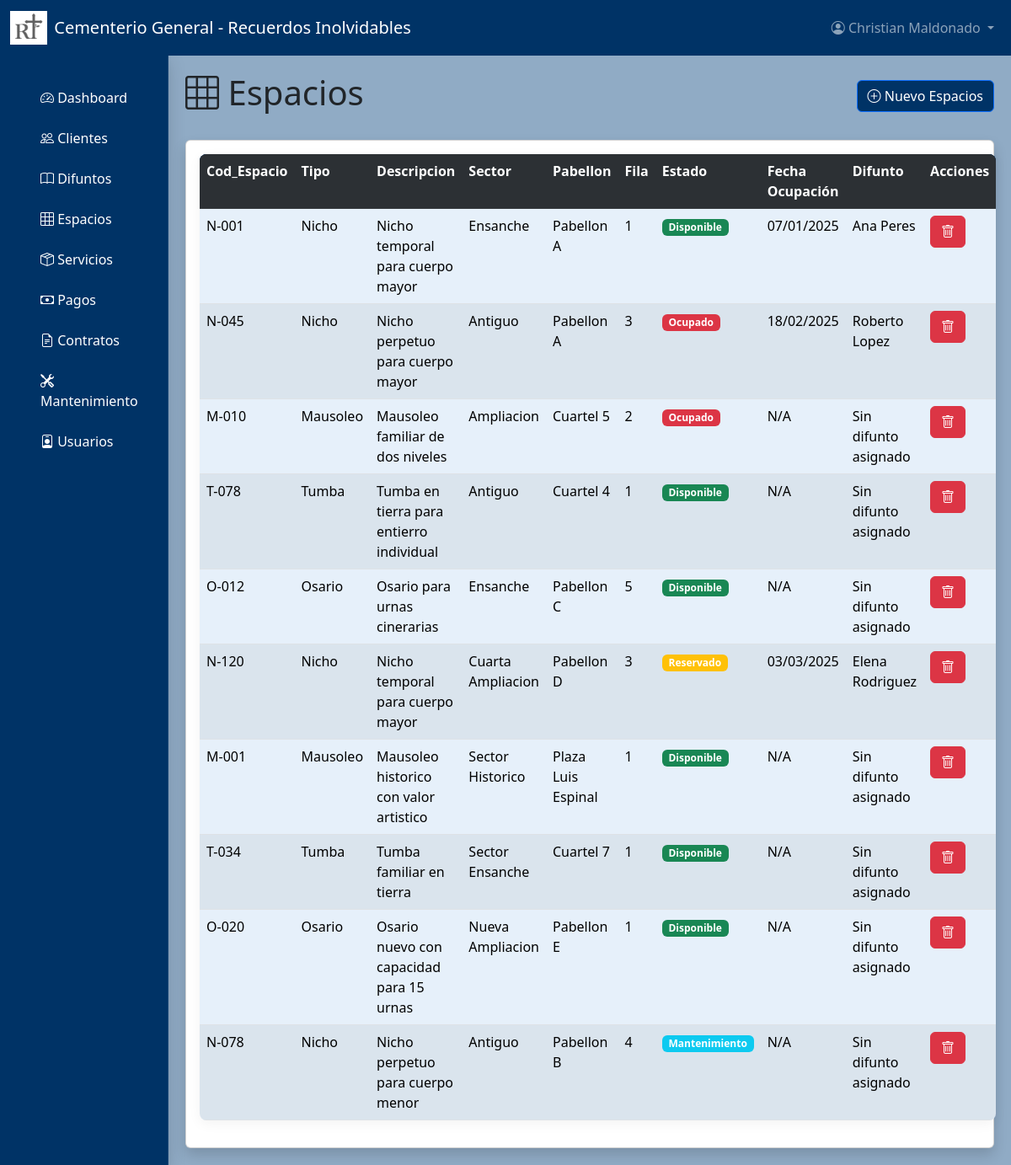
Before: /espacios/ (signed in) with the older database file.
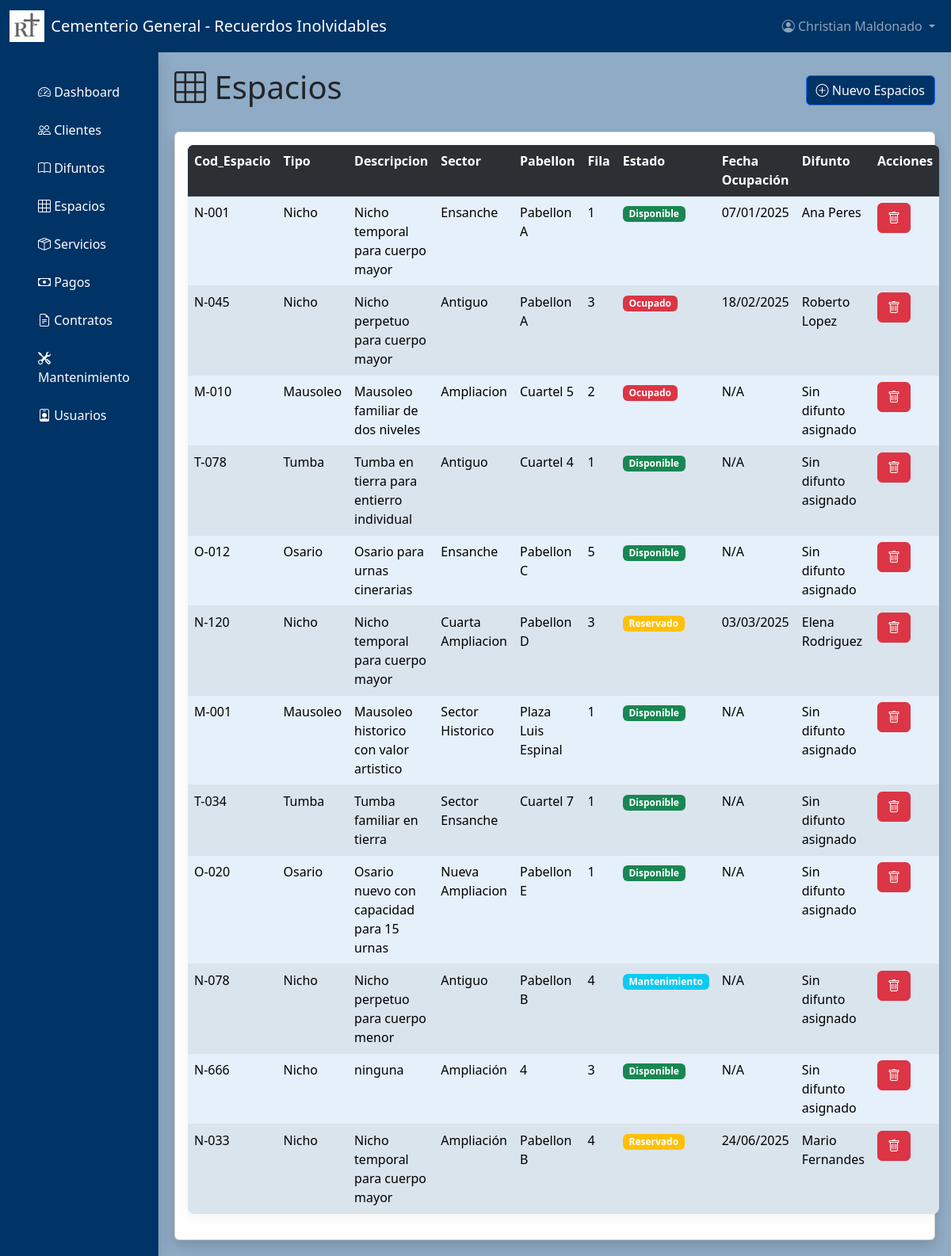
After: the same page with the newer database file.
### models/espacio_model.py (models this page shows, shortened)
class Espacio(db.Model):
    __tablename__ = "espacios"
    id = db.Column(db.Integer,primary_key=True)
    numero = db.Column(db.String,nullable=False)
    tipo = db.Column(db.String,nullable=False)
    descripcion = db.Column(db.String,nullable=False)
    sector = db.Column(db.String,nullable=False)
    pabellon = db.Column(db.String,nullable=False)
    fila = db.Column(db.String,nullable=False)
    estado = db.Column(db.String,nullable=False)
    fecha_ocupacion = db.Column(db.DateTime,nullable=True)
    difunto_id = db.Column(db.Integer,db.ForeignKey('difuntos.id') ,nullable=True)
    difunto = db.relationship('Difunto', back_populates='espacio')
    servicios = db.relationship('Servicio', back_populates='espacio')
    mantenimiento = db.relationship('Mantenimiento', back_populates='espacio')
    contratos = db.relationship('Contrato', back_populates='espacio')
    @staticmethod
    def get_all():
        return Espacio.query.all()

### models/difunto_model.py (models this page shows, shortened)
class Difunto(db.Model):
    __tablename__ = "difuntos"
    id = db.Column(db.Integer,primary_key=True)
    nombre = db.Column(db.String,nullable=False)
    genero = db.Column(db.String,nullable=False)
    fecha_nacimiento = db.Column(db.DateTime,nullable=False)
    fecha_defuncion = db.Column(db.DateTime,nullable=False)
    cedula_identidad = db.Column(db.Integer,nullable=False)
    estado_civil = db.Column(db.String,nullable=False)
    causa_muerte = db.Column(db.String,nullable=True)
    cliente_id = db.Column(db.Integer,db.ForeignKey('clientes.id') ,nullable=False)
    cliente = db.relationship('Cliente', back_populates='difunto')
    espacio = db.relationship('Espacio',back_populates='difunto')
    servicios = db.relationship('Servicio',back_populates='difunto')

### controllers/espacio_controller.py (the view)
@espacio_bp.route("/")
@login_required
def index():
    espacios = Espacio.get_all()
    return espacio_view.list(espacios)

### models/usuario_model.py (called while the page is built)
    @staticmethod
    def get_by_id(id):
        return Usuario.query.get(id)

### run.py (called while the page is built)
@login_manager.user_loader
def load_user(user_id):
    return Usuario.get_by_id(user_id)

@app.context_processor
def inject_clientes():
    if current_user.is_authenticated:
        return dict(clientes=Cliente.query.all())
    return {}

@app.context_processor
def inject_difuntos():
    if current_user.is_authenticated:
        return dict(difuntos=Difunto.query.all())
    return {}

@app.context_processor
def inject_espacios():
    if current_user.is_authenticated:
        return dict(espacios=Espacio.query.all())
    return {}

@app.context_processor
def inject_servicios():
    if current_user.is_authenticated:
        return dict(servicios=Servicio.query.all())
    return {}

@app.context_processor
def inject_servicios():
    if current_user.is_authenticated:
        return dict(servicios=Servicio.query.all())
    return {}

@app.context_processor
def inject_common_variables():
    if current_user.is_authenticated:
        return {
            'ingresos_totales': db.session.query(db.func.sum(Servicio.costo))
                                .filter(Servicio.estado == 'Pagado').scalar() or 0,
        }
    return {}

### templates/espacios/index.html (shortened to what this page needs)
{% extends 'dashboard.html' %}
{% block dashboard_content %}
<div class="d-flex justify-content-between align-items-center mb-4">
    <h1><i class="bi bi-grid-3x3"></i> Espacios</h1>
    <button type="button" class="btn btn-primary" data-bs-toggle="modal" data-bs-target="#ModalCrear">
        <i class="bi bi-plus-circle"></i> Nuevo Espacios
    </button>
</div>
<div class="card shadow">
    <div class="card-body">
        <table class="table table-striped">
            <tr class="table-dark">
                <th>Cod_Espacio</th>
                <th>Tipo</th>
                <th>Descripcion</th>
                <th>Sector</th>
                <th>Pabellon</th>
                <th>Fila</th>
                <th>Estado</th>
                <th>Fecha Ocupación</th>
                <th>Difunto</th>
                <th>Acciones</th>
            </tr>
            {% for item in espacios %}
            <tr>
                <td>{{ item.numero }}</td>
                <td>{{ item.tipo }}</td>
                <td>{{ item.descripcion }}</td>
                <td>{{ item.sector }}</td>
                <td>{{ item.pabellon }}</td>
                <td>{{ item.fila }}</td>
                <td>
                    {% if item.estado == 'Disponible' %}
                    <span class="badge bg-success">{{ item.estado }}</span>
                    {% elif item.estado == 'Ocupado' %}
                    <span class="badge bg-danger">{{ item.estado }}</span>
                    {% elif item.estado == 'Reservado' %}
                    <span class="badge bg-warning">{{ item.estado }}</span>
                    {% else %}
                    <span class="badge bg-info">{{ item.estado }}</span>
                    {% endif %}
                </td>
                <td>
                    {{ item.fecha_ocupacion.strftime('%d/%m/%Y') if item.fecha_ocupacion else 'N/A' }}
                </td>
                <td>
                    {% if item.difunto %}
                    {{ item.difunto.nombre }}
                    {% else %}
                    Sin difunto asignado
                    {% endif %}
                </td>
                <td>
                    <a href="{{ url_for('espacio.delete', id=item.id) }}" class="btn btn-danger">
                        <i class="bi bi-trash"></i>
                    </a>
                </td>
            </tr>
            {% endfor %}
        </table>
    </div>
</div>
{% endblock %}

Changed rows visible on the page:
added Espacio: numero "N-666", tipo "Nicho", descripcion "ninguna", sector "Ampliación", pabellon "4", fila "3", estado "Disponible", fecha_ocupacion "N/A", shows "Sin difunto asignado"
added Espacio: numero "N-033", tipo "Nicho", descripcion "Nicho temporal para cuerpo mayor", sector "Ampliación", pabellon "Pabellon B", fila "4", estado "Reservado", fecha_ocupacion "24/06/2025", difunto.nombre "Mario Fernandes"
